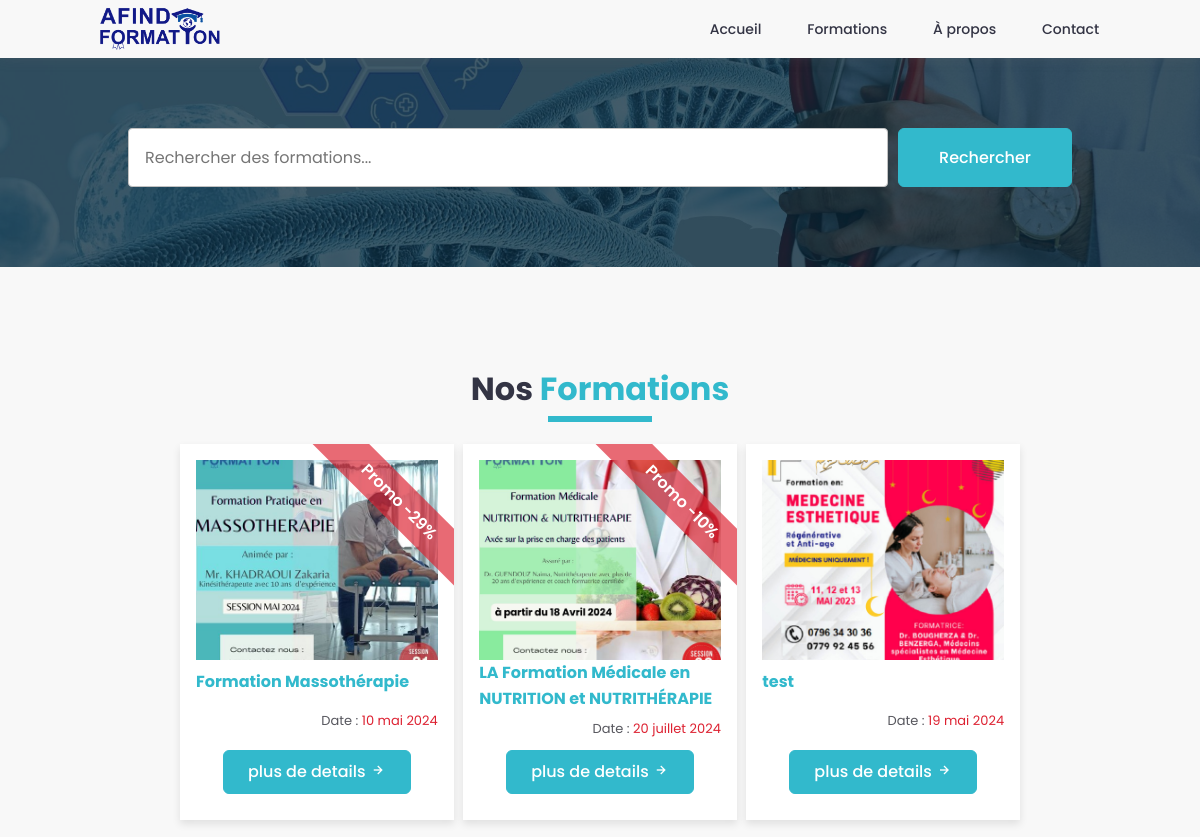
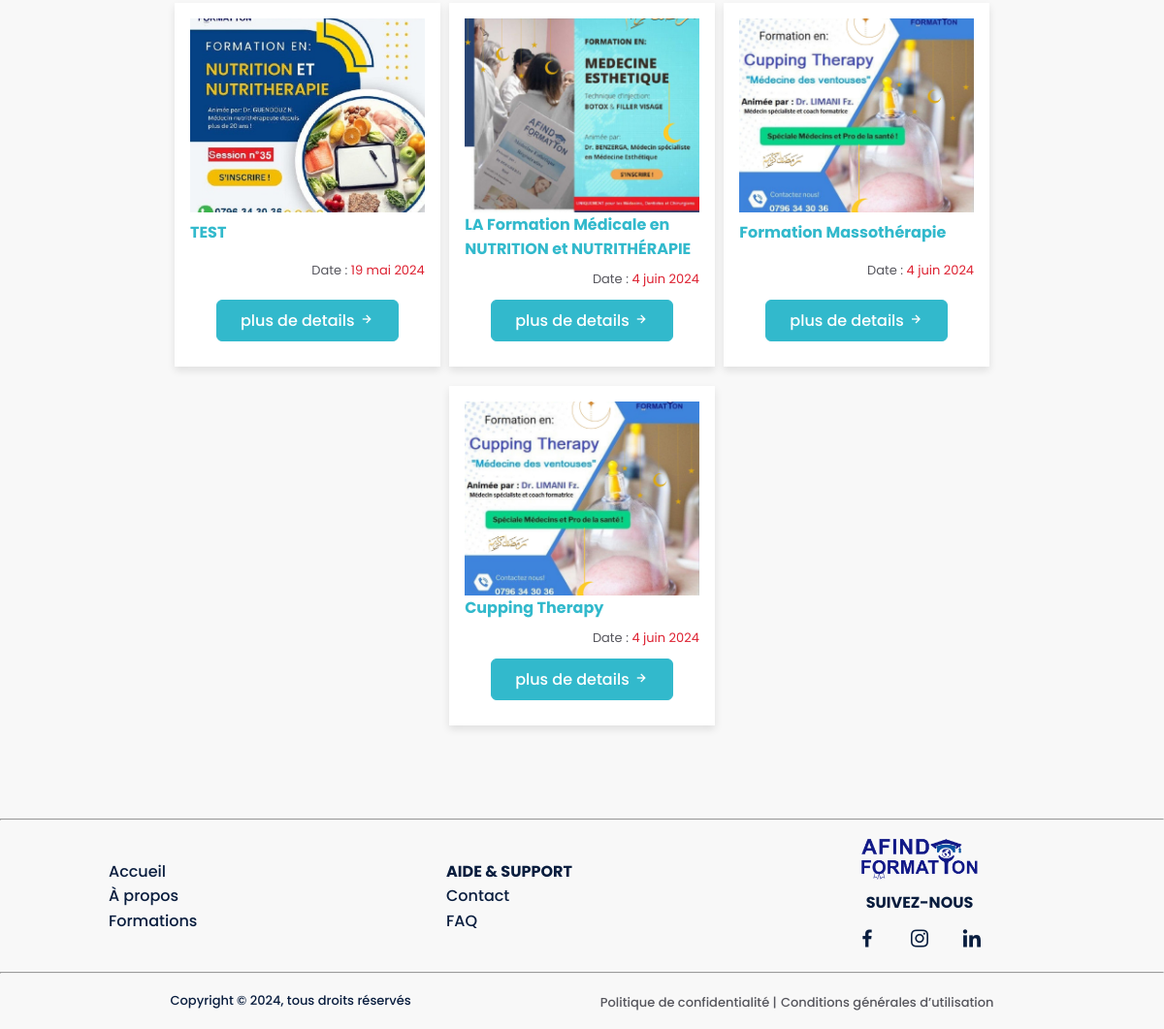
Page /formations/ on the committed database (2 pictures, top to bottom).
### formations/models.py (models this page shows, shortened)
class Formation(models.Model):
    title = models.CharField(max_length=200)
    session = models.CharField(max_length=200, null=True)
    description = models.TextField()
    image = models.ImageField(upload_to='formations/images/')
    price = models.DecimalField(max_digits=15, decimal_places=2, default=0.00)
    discount = models.IntegerField(default=0, null=True, validators=[MinValueValidator(0), MaxValueValidator(100)], help_text="Enter a discount percentage between 0 and 100")
    date = models.DateField(default=timezone.now, null=True)
    duration = models.CharField(max_length=100, null=True)
    instructor = models.CharField(max_length=560, default='', blank=True)
    department = models.CharField(max_length=255)
    places_left = models.IntegerField(default=0, validators=[MinValueValidator(0)])
    place = models.CharField(max_length=255, default='')
    map_iframe = models.TextField(max_length=800, blank=True, null=True, help_text="iframe of the location on the map")
    status = models.BooleanField(default=True)
    class Meta:
        unique_together = [['title', 'session']]
    @property
    def discounted_price(self):
        return self.price - (self.price * self.discount / 100)

### formations/views.py (the view)
# urls.py: path('', include('formations.urls')),
def formations(request):
    query = request.GET.get('q')
    if query:
        formations = Formation.objects.filter(
            Q(title__icontains=query) |
            Q(instructor__icontains=query) |
            Q(department__icontains=query) |
            Q(place__icontains=query)
        )
    else:
        formations = Formation.objects.filter(status=True)
    content = {
        'formations': formations,
    }
    return render(request, 'formations.html', content)

### formations/templates/formations.html (shortened to what this page needs)
{% extends "base.html" %}
{% block content %}
{% load static %}
    <section class="home section" id="home">
        <section class="search" id="search">
            <div class="container">
                <form method="GET" action="{% url 'formations' %}">
                    <input type="text" name="q" placeholder="Rechercher des formations..." value="{{ request.GET.q }}">
                    <button class="button" type="submit">Rechercher</button>
                </form>
            </div>
        </section>
    </section>
    {% include "formations_section.html" %}
{% endblock %}

### formations/templates/formations_section.html
<section class="formations section" id="formations">
    <h2 class="section-title">Nos <span class="subtitle">Formations</span></h2>
    <div class="container">
    {% if formations %}
    {% for formation in formations %}
        <article class="formations">
            <div class="formations-img">
                <a href="{% url 'formation' formation.id %}"><img src="{{ formation.image.url }}" alt="formation"></a>
            </div>
            <h4 class="subtitle">{{ formation.title }}</h4>
            {% if formation.discount > 0 %}
            <span class="promo-bar">Promo -{{ formation.discount }}%</span>
            {% endif %}
            <p class="detail_label"><span  style="float: right;">Date :<span class="detail_deadline"> {{ formation.date }}</span></span></p>
            <a href="{% url 'formation' formation.id %}" class="button">plus de details <i class='bx bx-right-arrow-alt'></i></a>
        </article>
    {% endfor %}
    {% else %}
        <p>Aucune formation trouvée.</p>
    {% endif %}
</div>
</section>

### static/css/styles.css (style rules this page uses)
:root { --first-color: #32b9cc; --title-color: #333444; --text-color: #56565d; --body-color: #F8F8F8; --container-color: #f1f1f1; --shado-color: 0 4px 25px rgba(14,36,49,.15); --body-font: 'Poppins', sans-serif; --big-font-size: 3rem; --h1-font-size: 2.5rem; --h2-font-size: 2rem; --h3-font-size: 1.5rem; --normal-font-size: 1rem; --small-font-size: .875rem; --smaller-font-size: .813rem; --font-medium: 500; --font-semi-bold: 600; --mb-1: .5rem; --mb-2: 1rem; --mb-3: 1.5rem; --mb-4: 2.5rem; --mb-5: 3rem; --mb-6: 3.5rem; --z-back: -10; --z-normal: 1; --z-tooltip: 10; --z-fixed: 100; --nav-height: 3rem; }
html { scroll-behavior: smooth; }
body { background-color: var(--body-color); font-family: var(--body-font); font-size: var(--normal-font-size); color: var(--text-color); line-height: 1.6; min-height: 100vh; }
h1, h2, h3, h4, h5, h6 { color: var(--title-color); }
p { color: var(--text-color); font-size: var(--normal-font-size); }
input, textarea { width: 100%; padding: var(--mb-2); margin-bottom: var(--mb-2); border: 1px solid #C1C1C1; border-radius: 4px; font-family: var(--body-font); font-size: var(--normal-font-size); }
button { font-family: var(--body-font); font-size: var(--normal-font-size); }
a { text-decoration: none; }
img, video { display: block; max-width: 100%; height: auto; }
.section { width: 100%; margin: var(--mb-4) auto; padding-top: var(--mb-6); padding-bottom: var(--mb-6); }
.section-title { position: relative; max-width: fit-content; margin: 0 auto var(--mb-3); font-size: var(--h2-font-size); color: var(--title-color); text-align: center; text-transform: capitalize; }
.section-title::after { content: ''; display: block; margin: auto; width: 40%; height: 6px; background: var(--first-color); position: relative; top: 0.125rem; }
.subtitle { color: var(--first-color); }
.container { max-width: 1024px; margin: 0 auto; padding: 0 var(--mb-4); }
.button { padding: .5rem 2.5rem; margin: 10px; color: #fff; background-color: var(--first-color); font-weight: var(--font-medium); border: 1px solid var(--first-color); border-radius: 6px; text-align: center; display: inline-block; float: inline-end; transition: 0.5s ease; }
.home { position: relative; margin-top: var(--nav-height); margin-bottom: 0; overflow: hidden; background-image: url("../img/bg-img-1.jpg"); background-size: cover; background-position: 80%, center; background-repeat: no-repeat; }
.home::before { content: ""; position: absolute; top: 0; left: 0; right: 0; bottom: 0; background-color: rgba(9, 40, 58, 0.75); }
.home .container { margin: var(--mb-3) auto; position: relative; color: #ffffff; }
.home .button { float: none; display: block; width: max-content; }
.formations .container { display: flex; flex-wrap: wrap; justify-content: center; align-items: stretch; align-content: center; gap: 1%; row-gap: 20px; }
.formations article { position: relative; overflow: hidden; max-width: 29%; flex: 1 1 300px; background-color: white; box-shadow: 0 4px 8px rgba(0, 0, 0, 0.1); padding: 1rem; display: flex; flex-direction: column; justify-content: space-between; align-items: stretch; }
.formations-img { width: 100%; height: 200px; overflow: hidden; }
.formations-img img { width: 100%; height: 100%; object-fit: cover; transition: transform 0.3s ease; }
.formations article p { font-size: var(--smaller-font-size); }
.formations .button { padding: 0.5rem 1.5rem; margin: 10px auto; }
.promo-bar { display: flex; margin: auto; width: 100%; height: 40px; text-align: center; font-weight: var(--font-semi-bold); background: #dd2131ab; color: #ffffff; position: absolute; rotate: 45deg; top: 10%; right: -30%; align-items: center; justify-content: center; }
p.detail_label { padding-top: var(--mb-1); color: var(--text-color); display: block; text-align: left; }
.detail_deadline { color: #dd2131; text-align: right; }
.search form { display: flex; align-items: stretch; align-content: space-between; justify-content: flex-end; flex-wrap: nowrap; gap: 10px; }
.search input { min-width: 200px; margin: 0; }
.search .button { margin: 0; }

### rows in the picture
Formation: image (picture), title "Formation Massothérapie", discount "29", date "10 mai 2024"
Formation: image (picture), title "LA Formation Médicale en NUTRITION et NUTRITHÉRAPIE", discount "10", date "20 juillet 2024"
Formation: image (picture), title "test", date "19 mai 2024"
Formation: image (picture), title "TEST", date "19 mai 2024"
Formation: image (picture), title "LA Formation Médicale en NUTRITION et NUTRITHÉRAPIE", date "4 juin 2024"
Formation: image (picture), title "Formation Massothérapie", date "4 juin 2024"
Formation: image (picture), title "Cupping Therapy", date "4 juin 2024"
